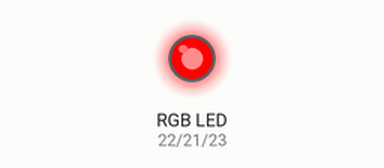
Simulated run of this sketch. Board: ESP32-C6. On the bench: an RGB LED mixed from three pins (HIGH = lit). What the sketch prints to the serial monitor is not drawn.

Above: at 0.5 s.
At 1.7 s:
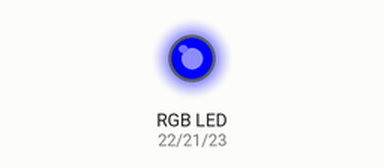
At 2.6 s:
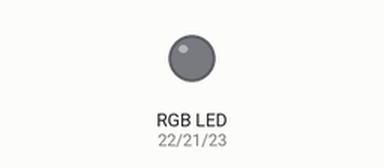
At 3.5 s:
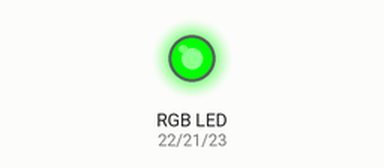
At 4.7 s:
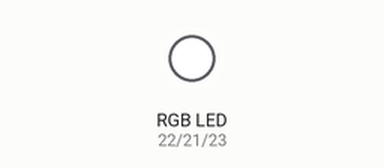
Timing chart, 0 to 5.8 s (numbered marks = the images above):
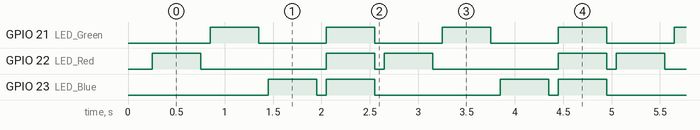

The sketch:

RGB_LED_Test.ino
```cpp
/*
  Dave Williams, DitroniX 2019-2026 (ditronix.net)
  CWX(C6), AQIX and AQIL Compact Weather Station and Air Quality Monitors - ESP32-C6 Series Board
  Features include ESP32-C6, BME280, SCD40/SCD41 Air Quality CO2 Sensor, SFH2440 Light Sensor, CR123A, Battery Sensor, USB ESP32C6 Dev Board  Flashing Compatible

  PCA 1.2603 - CWX(C6), AQIX and AQIL - Basic Bring Up Test Code - March 2026

  Remember!
  - Set the BOARD to Use ESP32C6 Dev Module (or similar).
  - You can also set the BAUD rate up to 921600 to speed up flashing.
  - The SDK does NOT need external power to flash.  It will take Power from the USB 5V.
  - The Serial Monitor is configured for BAUD 115200

  The purpose of this test code is to cycle through the various main functions of the board as part of bring up testing.
  .
  This test code is OPEN SOURCE and formatted for easier viewing.  Although is is not intended for real world use, it may be freely used, or modified as needed.
  It is distributed on an "AS IS" BASIS, WITHOUT WARRANTIES OR CONDITIONS OF ANY KIND, either express or implied.

  Further information, details and examples can be found on our website or github.com/DitroniX

  CWX           https://github.com/DitroniX/CWX-Compact-Weather-Station
  AQIX          https://github.com/DitroniX/AQIX-Air-Quality-Monitor-IoT-Weather-Station
  AQIL (LoRA)   https://github.com/DitroniX/AQIL-ESP32-C6-SX1262-LoRa-Air-Quality-Monitor-IoT-Weather-Station
*/

// **************** OUTPUTS ****************
#define LED_Red 22    // Red LED
#define LED_Green 21  // Gren LED
#define LED_Blue 23   // Blue LED

void setup() {

  // Stabalise
  delay(250);

  //  Configures the specified LED GPIO as outputs
  pinMode(LED_Red, OUTPUT);
  pinMode(LED_Green, OUTPUT);
  pinMode(LED_Blue, OUTPUT);

  // LEDs Default Off State
  digitalWrite(LED_Red, LOW);
  digitalWrite(LED_Green, LOW);
  digitalWrite(LED_Blue, LOW);

  Serial.println("CWX(C6), AQIX and AQIL Configured...\n");
}

void loop() {

  // Test RGB LEDs

  // Red
  digitalWrite(LED_Red, HIGH);
  delay(500);
  digitalWrite(LED_Red, LOW);
  delay(100);

  // Green
  digitalWrite(LED_Green, HIGH);
  delay(500);
  digitalWrite(LED_Green, LOW);
  delay(100);

  // Blue
  digitalWrite(LED_Blue, HIGH);
  delay(500);
  digitalWrite(LED_Blue, LOW);
  delay(100);

  // White
  digitalWrite(LED_Red, HIGH);
  digitalWrite(LED_Green, HIGH);
  digitalWrite(LED_Blue, HIGH);
  delay(500);
  digitalWrite(LED_Red, LOW);
  digitalWrite(LED_Green, LOW);
  digitalWrite(LED_Blue, LOW);
  delay(100);
}
```

Measured:
- by itself, GPIO 21 (LED_Green): alternates HIGH for 0.50 s and LOW for 0.70 s
- by itself, GPIO 22 (LED_Red): repeats every 2.4 s: LOW 1.3 s, HIGH 0.50 s, LOW 0.10 s, HIGH 0.50 s
- by itself, GPIO 23 (LED_Blue): repeats every 2.4 s: LOW 0.10 s, HIGH 0.50 s, LOW 1.3 s, HIGH 0.50 s
